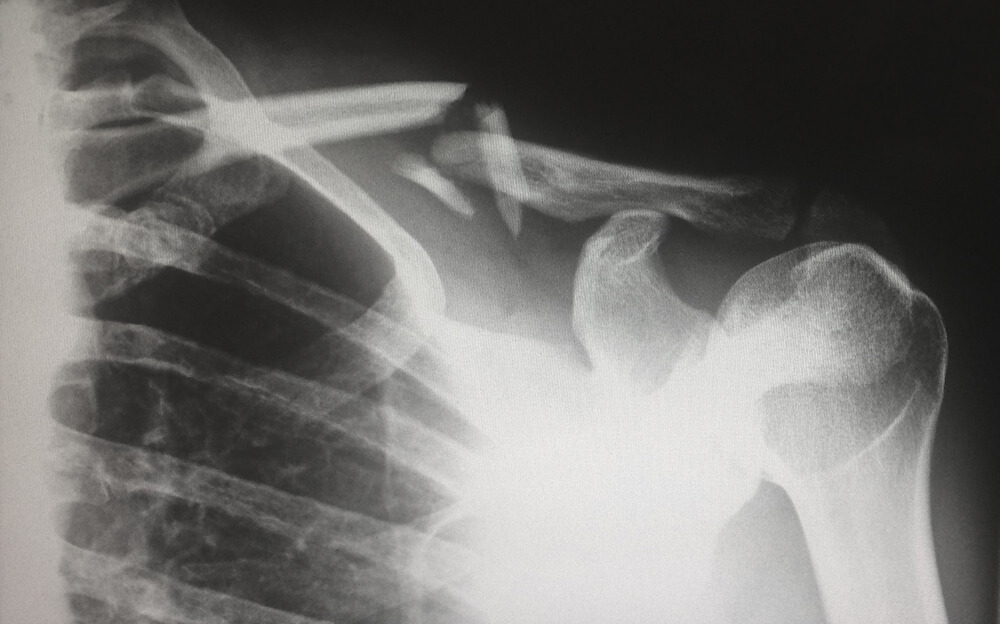
#> input picture week8/image.png, 1000 x 624 px
$ jupyter execute Week_08,_01.ipynb   (older library calls are emulated)
#> lines starting #> are read from the running program, lines starting #| are printed output that depends on the picture; after the words box and inside, x2 and y2 are one past the last pixel; in counts of white or black regions, pixels touching at a corner belong together
# Edge Detection in Image Processing
### Simple Gradient, Sobel, Laplacian, and Canny

This notebook introduces basic **edge detection techniques** used in image processing.

Students will learn:
- Simple gradient edge detection
- Sobel operator
- Laplacian operator
- Canny edge detector

These methods are fundamental in **computer vision**, **medical imaging**, and **AI-based image analysis**.

## 1. Import Required Libraries
We use:
- `OpenCV` for image processing
- `NumPy` for numerical operations
- `Matplotlib` for visualization

[cell 1]
import cv2
import numpy as np
import matplotlib.pyplot as plt

## 2. Load an Image

You can either:
- Upload your own image in Colab
- Or use the sample image below.

[cell 2]
# If running in Google Colab, uncomment below to upload an image
# from google.colab import files
# uploaded = files.upload()

# Load example image from internet
import urllib.request

url = 'https://goldenlawoffice.com/wp-content/uploads/2020/05/When-Can-a-Broken-Bone-Be-a-Sign-of-a-More-Serious-Injury.jpg'
urllib.request.urlretrieve(url, 'image.png')
#> (this line was passed over: the network is not available in this run)

image = cv2.imread('image.png')
#> image is the input picture: shape (624, 1000, 3); mean B, G, R 113.5, 115.8, 116.8
image = cv2.cvtColor(image, cv2.COLOR_BGR2GRAY)
#> image: shape (624, 1000)

plt.imshow(image, cmap='gray')
plt.title('Original Image')
plt.axis('off')

## 3. Simple Gradient Edge Detection

Edges correspond to **rapid intensity changes**.

A simple way to detect edges is by computing gradients in the **x** and **y** directions.

[cell 3]
gx = np.zeros_like(image)
gy = np.zeros_like(image)

gx[:, :-1] = np.diff(image, axis=1)
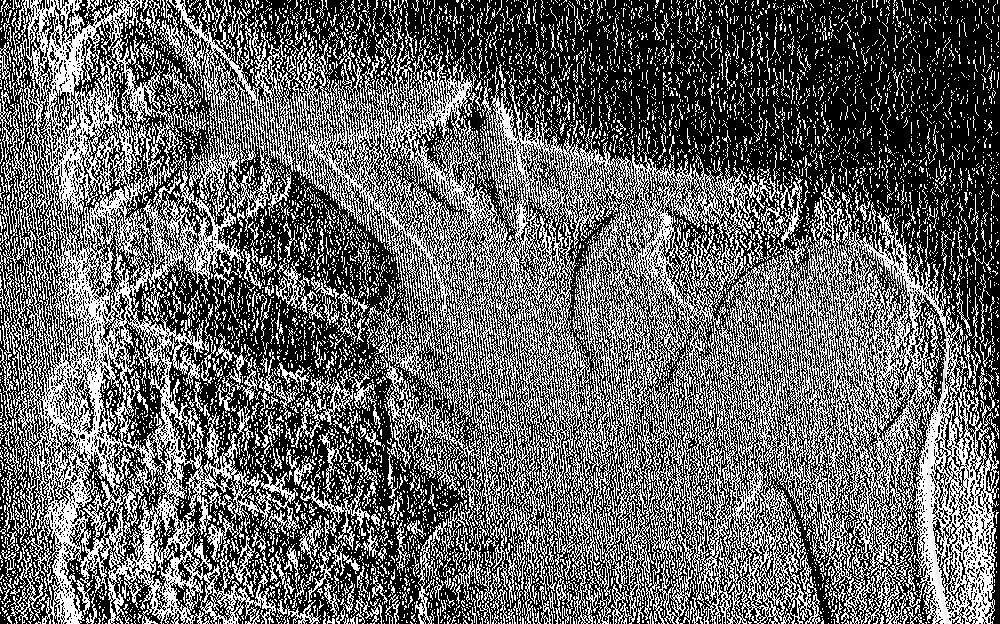
#> gx: shape (624, 1000); min 0, max 255, mean 101.9
gy[:-1, :] = np.diff(image, axis=0)
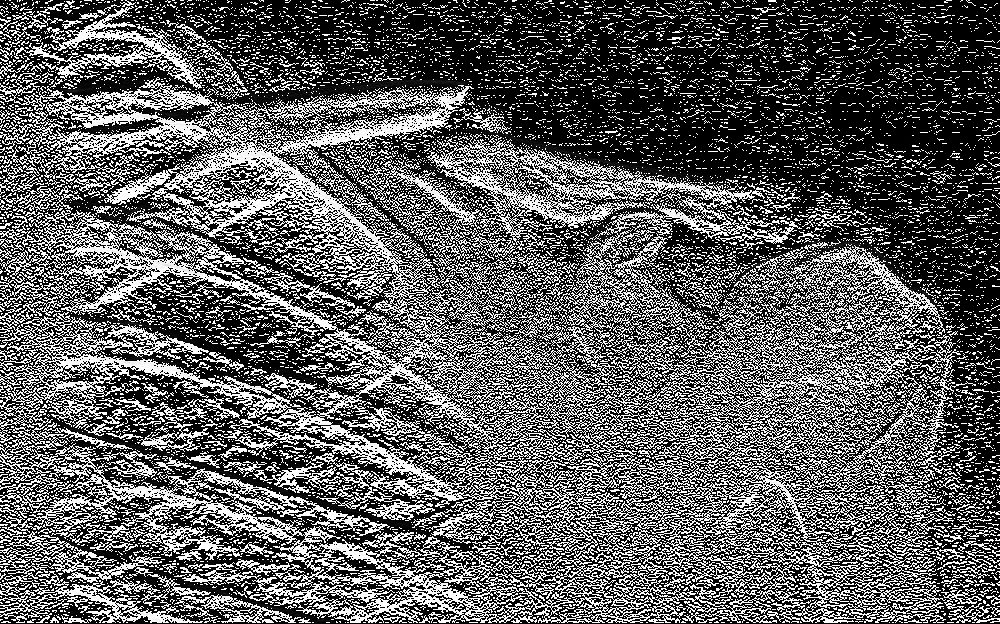
#> gy: shape (624, 1000); min 0, max 255, mean 93.1

gradient_magnitude = np.sqrt(gx**2 + gy**2)
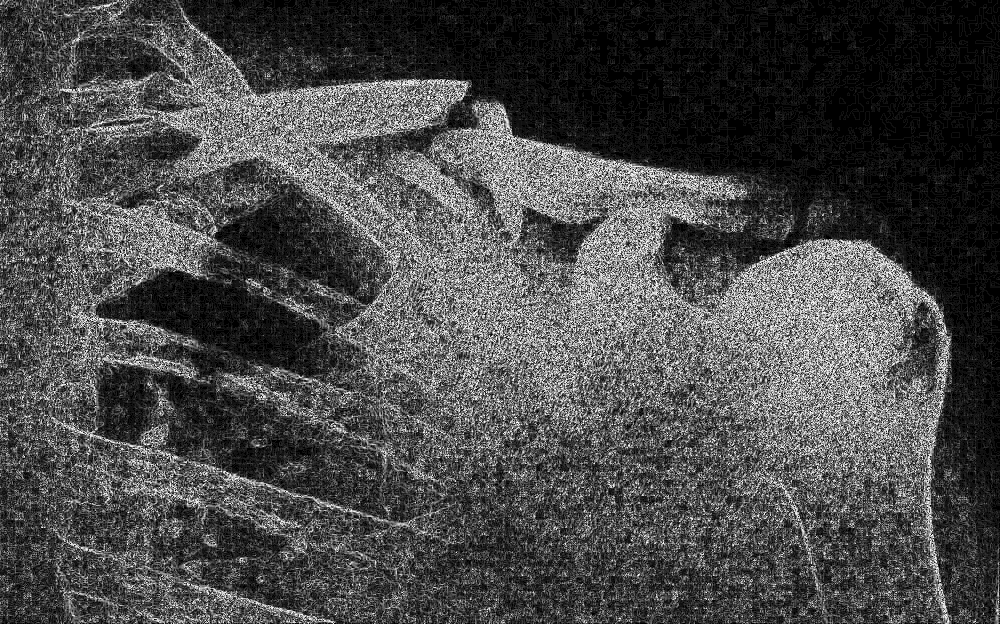
#> gradient_magnitude: shape (624, 1000) float16; min 0, max 15.91, mean 4.58; drawn with min black and max white

plt.imshow(gradient_magnitude, cmap='gray')
plt.title('Simple Gradient Magnitude')
plt.axis('off')

## 4. Sobel Edge Detector

The **Sobel operator** computes gradients using convolution kernels.

It detects:
- Horizontal edges
- Vertical edges

# Sobel Edge Detection – Complete Guide

The **Sobel operator** is a first-order derivative method used to detect **edges in specific directions** (horizontal or vertical).
It calculates the gradient of image intensity using **convolution with Sobel kernels**.

Unlike the Laplacian, which detects edges in all directions, the Sobel operator can detect:

- **Horizontal edges** (changes along the y-axis)
- **Vertical edges** (changes along the x-axis)

---

## 1. OpenCV Function

In OpenCV, Sobel is implemented as:

```python
sobel = cv2.Sobel(src, ddepth, dx, dy[, ksize[, scale[, delta[, borderType]]]])

## Sobel Function Arguments

| Argument      | Description |
|---------------|-------------|
| `src`         | Input image (grayscale or color). |
| `ddepth`      | Desired depth of the output image (e.g., `cv2.CV_64F` to avoid overflow). |
| `dx`          | Order of the derivative in the x direction. Use 1 for horizontal gradients. |
| `dy`          | Order of the derivative in the y direction. Use 1 for vertical gradients. |
| `ksize`       | (Optional) Size of the extended Sobel kernel. Must be **odd** (1, 3, 5, 7). Default = 3. |
| `scale`       | (Optional) Optional scale factor applied to the computed derivative values. Default = 1. |
| `delta`       | (Optional) Optional value added to the results before storing in output. Default = 0. |
| `borderType`  | (Optional) Pixel extrapolation method at borders. Default = `cv2.BORDER_DEFAULT`. |

[cell 4]
sobel_x = cv2.Sobel(image, cv2.CV_64F, 1, 0, ksize=3)
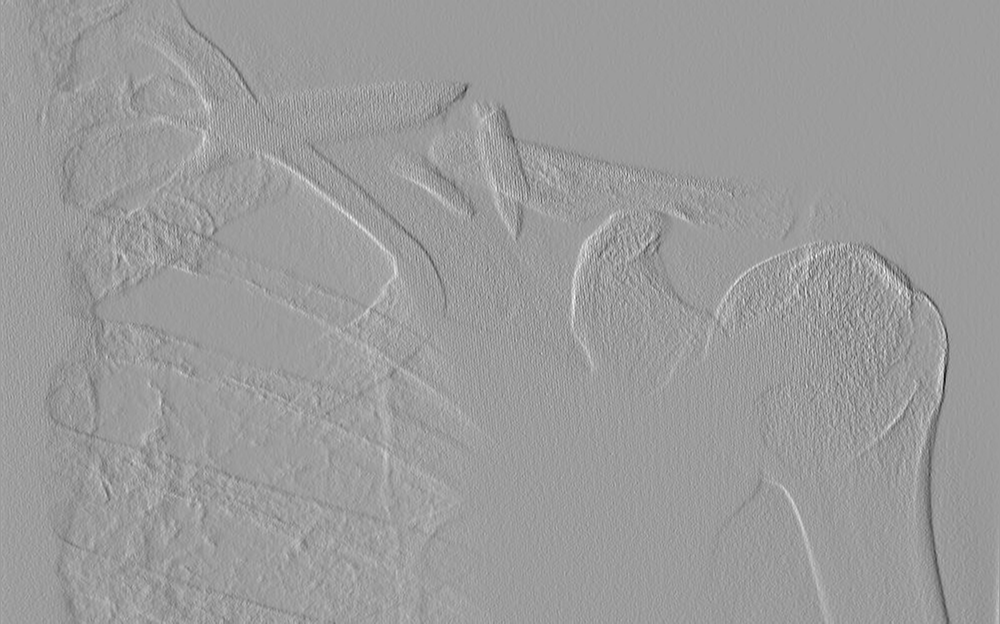
#> sobel_x: shape (624, 1000) float64; min -356, max 225, mean -1.1; drawn with min black and max white
sobel_y = cv2.Sobel(image, cv2.CV_64F, 0, 1, ksize=3)

sobel_magnitude = np.sqrt(sobel_x**2 + sobel_y**2)

plt.imshow(sobel_magnitude, cmap='gray')
plt.title('Sobel Edge Detection')
plt.axis('off')

## 5. Laplacian Edge Detection

The **Laplacian operator** detects edges by computing the **second derivative** of the image.

It highlights regions where intensity changes rapidly.

# Laplacian Edge Detection – Complete Guide

The **Laplacian operator** is a second-order derivative method used to detect edges in an image.
It highlights areas where the **intensity changes rapidly**, such as edges, corners, or boundaries.

Unlike Sobel or simple gradients, which detect edges in **specific directions (x or y)**, the Laplacian is **isotropic**, meaning it detects edges in **all directions**.

---

## 1. OpenCV Function

In OpenCV, the Laplacian is implemented as:

```python
laplacian = cv2.Laplacian(src, ddepth[, dst[, ksize[, scale[, delta[, borderType]]]]])

## Laplacian Function Arguments

| Argument      | Description |
|---------------|-------------|
| `src`         | Input image (grayscale or color). |
| `ddepth`      | Desired depth of the output image (e.g., `cv2.CV_64F` to avoid overflow). |
| `dst`         | (Optional) Output image of the same size as input. |
| `ksize`       | (Optional) Kernel size for the Laplacian filter. Must be **odd** (1, 3, 5, 7). Default = 1. |
| `scale`       | (Optional) Optional scale factor applied to the computed Laplacian values. Default = 1. |
| `delta`       | (Optional) Optional value added to the result before storing in `dst`. Default = 0. |
| `borderType`  | (Optional) Pixel extrapolation method at borders. Default = `cv2.BORDER_DEFAULT`. |

[cell 5]
laplacian = cv2.Laplacian(image, cv2.CV_64F)

plt.imshow(np.abs(laplacian), cmap='gray')
plt.title('Laplacian Edge Detection')
plt.axis('off')

## 6. Canny Edge Detector

The **Canny algorithm** is one of the most powerful edge detection techniques.

Steps:
1. Noise reduction (Gaussian blur)
2. Gradient calculation
3. Non‑maximum suppression
4. Double threshold
5. Edge tracking by hysteresis

# Canny Edge Detection – Complete Guide

The **Canny Edge Detector** is one of the most widely used edge detection algorithms in **image processing** and **computer vision**. It was developed by **John F. Canny (1986)** with the goal of detecting edges **accurately**, **robustly**, and **with minimal noise sensitivity**.

Unlike simple gradient-based operators (like Sobel or Laplacian), Canny is a **multi-stage algorithm** designed to produce **thin, continuous, and well-localized edges**.

---

## 1. OpenCV Function

In OpenCV, the Canny edge detector is implemented as:

```python
edges = cv2.Canny(image, threshold1, threshold2[, edges[, apertureSize[, L2gradient]]])

## Canny Function Arguments

| Argument       | Description |
|----------------|-------------|
| `image`        | Input image (must be **single-channel grayscale**). |
| `threshold1`   | Lower threshold for the hysteresis procedure. Pixels with gradient **below this are rejected**. |
| `threshold2`   | Upper threshold for hysteresis. Pixels **above this are considered strong edges**. |
| `edges`        | (Optional) Output image; same size and type as input. |
| `apertureSize` | (Optional) Size of the Sobel kernel used for gradient calculation. Typical values: **3, 5, 7**. Default = 3. |
| `L2gradient`   | (Optional) Boolean flag. If `True`, gradient magnitude is computed using **√(Gx² + Gy²)** for higher accuracy. Default = `False` (approximated with |Gx| + |Gy|). |

[cell 6]
canny = cv2.Canny(image, 50, 150)
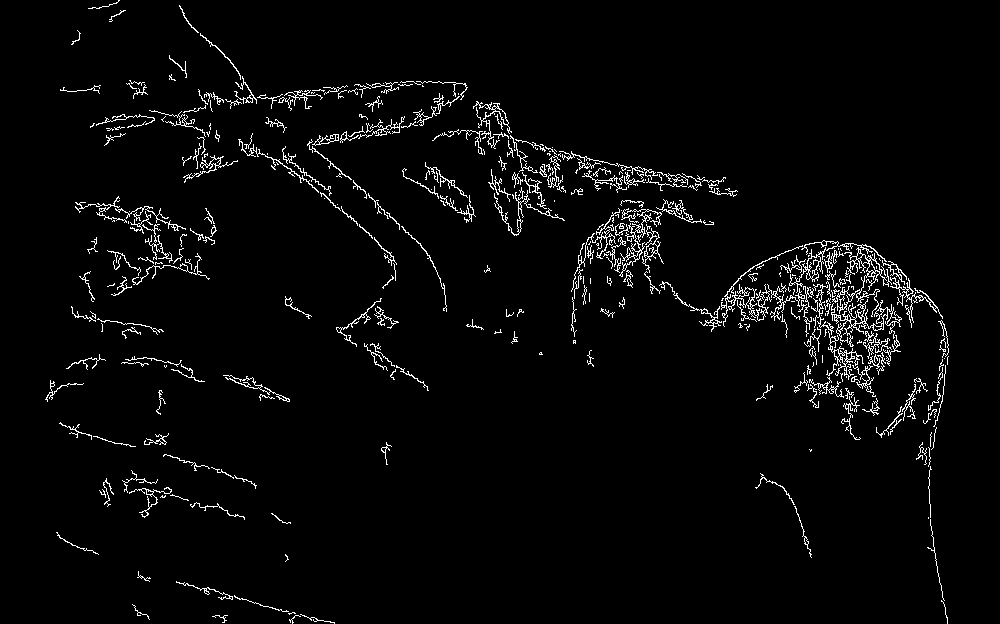
#> canny: shape (624, 1000); 3.1% white in thin lines or dots

plt.imshow(canny, cmap='gray')
plt.title('Canny Edge Detection')
plt.axis('off')

## 7. Comparison of All Methods

[cell 7]
plt.figure(figsize=(12,8))

plt.subplot(2,3,1)
plt.imshow(image, cmap='gray')
plt.title('Original')
plt.axis('off')

plt.subplot(2,3,2)
plt.imshow(gradient_magnitude, cmap='gray')
plt.title('Simple Gradient')
plt.axis('off')

plt.subplot(2,3,3)
plt.imshow(sobel_magnitude, cmap='gray')
plt.title('Sobel')
plt.axis('off')

plt.subplot(2,3,4)
plt.imshow(np.abs(laplacian), cmap='gray')
plt.title('Laplacian')
plt.axis('off')

plt.subplot(2,3,5)
plt.imshow(canny, cmap='gray')
plt.title('Canny')
plt.axis('off')

plt.tight_layout()
plt.show()
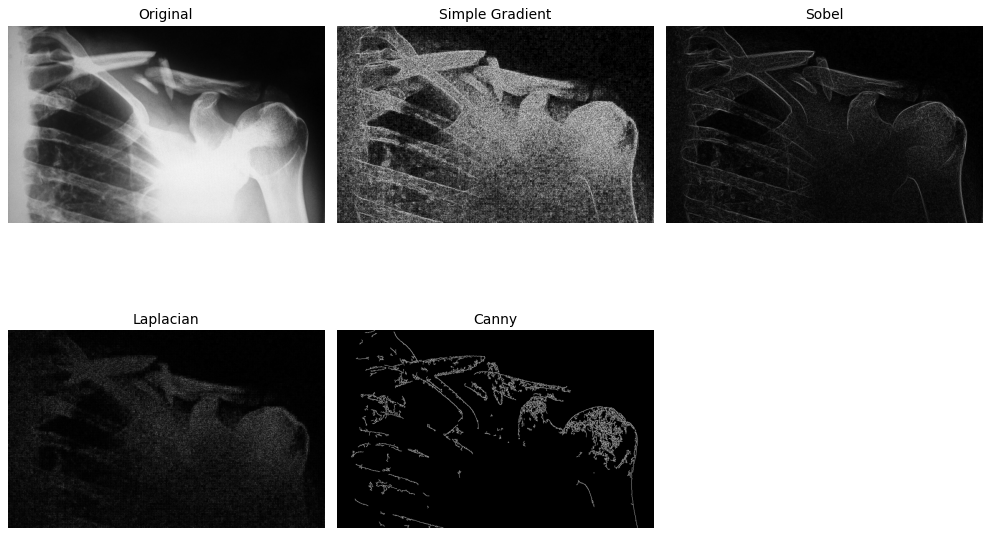
#> figure drawn by matplotlib, 5 panels

## 8. Exercises for Students

1. Change the **Canny thresholds** and observe the effect.
2. Apply **Gaussian blur** before Sobel and Laplacian.
3. Test different images (medical images, natural images).
4. Compare which method detects edges **more clearly**.

Discussion questions:
- Which method is more sensitive to noise?
- Why is Canny considered a multi‑stage detector?

[cell 8]
import cv2
import numpy as np
from matplotlib import pyplot as plt

# Load image (change path if needed)
image = cv2.imread("C:/Users/sudob/OneDrive/Desktop/week8/beautiful.jpg")
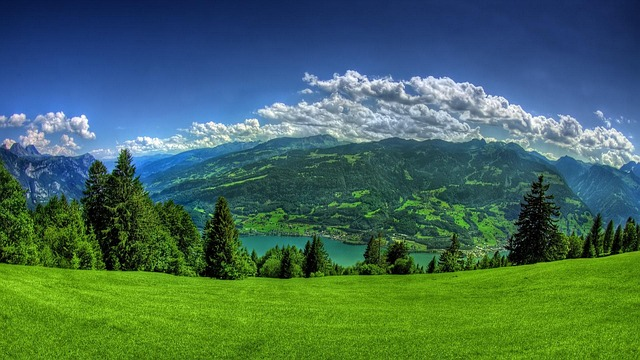
#> input picture week8/beautiful.jpg, 640 x 360 px, found by its file name
#> image is the input picture: shape (360, 640, 3); mean B, G, R 88.6, 106.7, 67.9
gray = cv2.cvtColor(image, cv2.COLOR_BGR2GRAY)
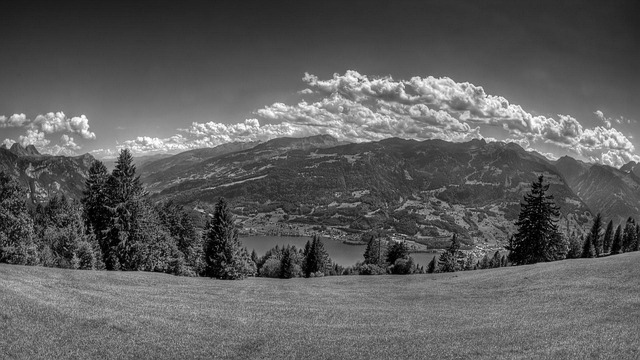
#> gray: shape (360, 640); min 0, max 255, mean 93

# 1 ️Gaussian Blur (for noise reduction)
blur = cv2.GaussianBlur(gray, (5, 5), 0)

# 2️ Sobel Edge Detection
sobel_x = cv2.Sobel(blur, cv2.CV_64F, 1, 0, ksize=3)
#> sobel_x: shape (360, 640) float64
sobel_y = cv2.Sobel(blur, cv2.CV_64F, 0, 1, ksize=3)
#> sobel_y: shape (360, 640) float64
sobel = cv2.magnitude(sobel_x, sobel_y)

# 3️ Laplacian Edge Detection
laplacian = cv2.Laplacian(blur, cv2.CV_64F)
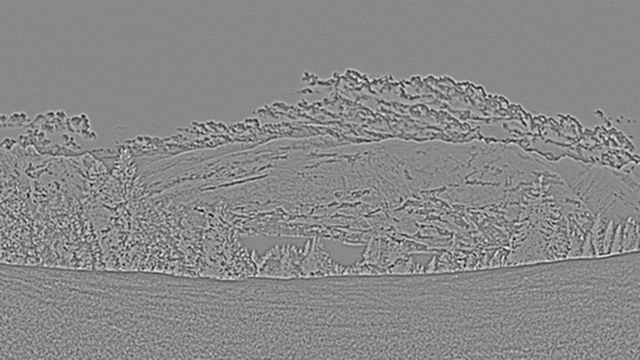
#> laplacian: shape (360, 640) float64; min -51, max 44, mean 0; drawn with min black and max white

# 4️ Canny Edge Detection (different thresholds)
canny_1 = cv2.Canny(blur, 30, 100)
#> canny_1: shape (360, 640); 12.1% white in thin lines or dots, all inside (x1, y1, x2, y2) = (0, 70, 640, 360)
canny_2 = cv2.Canny(blur, 100, 200)
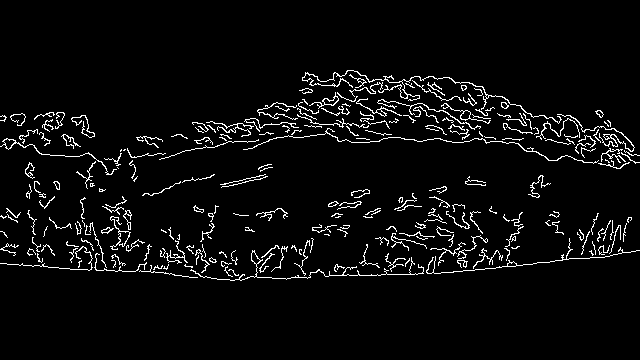
#> canny_2: shape (360, 640); 4.6% white in thin lines or dots, all inside (x1, y1, x2, y2) = (0, 70, 640, 281)

# 5️ Display results
titles = [
    'Original', 'Gaussian Blur',
    'Sobel', 'Laplacian',
    'Canny (30,100)', 'Canny (100,200)'
]

images = [
    gray, blur,
    sobel, laplacian,
    canny_1, canny_2
]

plt.figure(figsize=(12, 8))

for i in range(6):
    plt.subplot(2, 3, i+1)
    plt.imshow(images[i], cmap='gray')
    plt.title(titles[i])
    plt.xticks([]), plt.yticks([])

plt.tight_layout()
plt.show()
